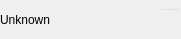
<?xml version="1.0" encoding="UTF-8"?>
<ui version="4.0">
 <class>AbilityGroupItem</class>
 <widget class="QWidget" name="AbilityGroupItem">
  <property name="geometry">
   <rect>
    <x>0</x>
    <y>0</y>
    <width>181</width>
    <height>39</height>
   </rect>
  </property>
  <property name="sizePolicy">
   <sizepolicy hsizetype="Preferred" vsizetype="Preferred">
    <horstretch>0</horstretch>
    <verstretch>0</verstretch>
   </sizepolicy>
  </property>
  <property name="windowTitle">
   <string>Form</string>
  </property>
  <layout class="QHBoxLayout" name="horizontalLayout">
   <property name="spacing">
    <number>0</number>
   </property>
   <property name="leftMargin">
    <number>0</number>
   </property>
   <property name="topMargin">
    <number>0</number>
   </property>
   <property name="rightMargin">
    <number>0</number>
   </property>
   <property name="bottomMargin">
    <number>0</number>
   </property>
   <item>
    <widget class="QLabel" name="abilityLabel">
     <property name="sizePolicy">
      <sizepolicy hsizetype="Maximum" vsizetype="Preferred">
       <horstretch>1</horstretch>
       <verstretch>0</verstretch>
      </sizepolicy>
     </property>
     <property name="text">
      <string>Unknown</string>
     </property>
    </widget>
   </item>
   <item>
    <widget class="QLabel" name="label_8">
     <property name="enabled">
      <bool>false</bool>
     </property>
     <property name="sizePolicy">
      <sizepolicy hsizetype="Preferred" vsizetype="Preferred">
       <horstretch>100</horstretch>
       <verstretch>0</verstretch>
      </sizepolicy>
     </property>
     <property name="baseSize">
      <size>
       <width>0</width>
       <height>0</height>
      </size>
     </property>
     <property name="text">
      <string/>
     </property>
    </widget>
   </item>
   <item>
    <widget class="QLineEdit" name="abilityEdit">
     <property name="sizePolicy">
      <sizepolicy hsizetype="Preferred" vsizetype="Fixed">
       <horstretch>1</horstretch>
       <verstretch>0</verstretch>
      </sizepolicy>
     </property>
     <property name="styleSheet">
      <string notr="true">QLineEdit {
	background: transparent;
}</string>
     </property>
     <property name="alignment">
      <set>Qt::AlignRight|Qt::AlignTrailing|Qt::AlignVCenter</set>
     </property>
    </widget>
   </item>
  </layout>
 </widget>
 <resources/>
 <connections/>
</ui>
